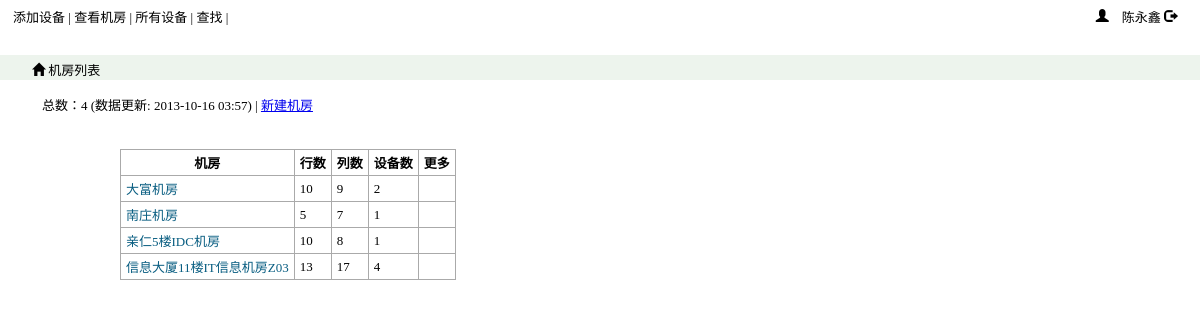
The app's page /roomlist.php with its own data.
### tables this page shows
CREATE TABLE IF NOT EXISTS `device_room` (
  `id` int(11) NOT NULL AUTO_INCREMENT,
  `adddate` date DEFAULT NULL,
  `roomname` varchar(50) DEFAULT NULL,
  `shelfrows` tinyint(4) DEFAULT NULL,
  `shelfcols` tinyint(4) DEFAULT NULL,
  `devsum` int(11) DEFAULT NULL,
  PRIMARY KEY (`id`)
);

### roomlist.php (the view, shortened to what this page needs)
<?php
require("header.php");
require("dbconn.php");
$tblname="device_room";
$room_sql="SELECT * FROM ".$tblname;
$room_pdostmt=$dbh->query($room_sql);
echo "<div class=\"breadcrumb\"><span class=\"glyphicon glyphicon-home\"></span> 机房列表 </div>";
echo "<div class=\"msgbar-top\">";
echo "总数：".$room_pdostmt->rowCount()."  (数据更新: ".date('Y-m-d H:i',time()).") | <a href=\"roomadd.php\">新建机房</a>";
echo "</div>";
echo "<div class=\"container\">";
echo "<table>";
echo "<tr><th>机房</th><th>行数</th><th>列数</th><th>设备数</th><th>更多</th></tr>";
 foreach ($room_pdostmt as $row)
 {
    echo "<tr><td><a href=\"roomview.php?r=".$row[0]."\">".$row[2]."</a></td>";
    echo "<td>".$row[3]."</td><td>".$row[4]."</td><td>".$row[5]."</td></tr>";
 }
?>
</table>
</div>
</body>
</html>

### header.php (shortened to what this page needs)
<?php
	if(stristr($_SERVER["HTTP_ACCEPT"],"application/xhtml+xml")){
	echo('<!DOCTYPE html PUBLIC "-//W3C//DTD XHTML 1.1//EN" "http://www.w3.org/TR/xhtml11/DTD/xhtml11.dtd">');
	} else {
	echo ('<!DOCTYPE html PUBLIC "-//W3C//DTD XHTML 1.0 Strict//EN" "http://www.w3.org/TR/xhtml1/DTD/xhtml1-strict.dtd">');
	}
?>
<html>
	<head>
		<link href="./css/ccbt.css" rel="stylesheet" type="text/css">
	</head>
<body>
<div class="navbar-top">
<a href="devadd.php">添加设备</a> |
<a href="roomlist.php">查看机房</a> |
<a href="devlist.php">所有设备</a> |
<a href="#">查找</a> |
<span class="user">
<span class="glyphicon glyphicon-user"> 陈永鑫 </span>
<span class="glyphicon glyphicon-log-out"></span>
</span>
</div>

### css/ccbt.css (style rules this page uses)
body { margin: 0; font-size: 13px; }
.navbar-top { position: relative; z-index: 100; height: 40px; margin: 0px 10px 0px 10px; padding: 7px 3px 3px 3px; background: #fff; }
.navbar-top a { text-decoration: none; color: #000; }
.navbar-top span.user { float:right; margin: 0 10px; }
.breadcrumb { height: 15px; margin: 5px 0 5px 0; padding: 5px 5px 5px 32px; background: #EDF4ED; }
.msgbar-top { margin: 5px 15px 5px 32px; padding: 10px 5px 15px 10px; }
.container { margin:0 auto; width: 980px; padding: 5px 10px; background: #fff; }
.container table,tr,td,th { font-size:100%; border-collapse: collapse; border: solid 1px #aaa; padding:3px 5px 3px 5px; margin:10px 10px 10px 10px; }
.container table a { text-decoration: none; color: #085D81; }
.glyphicon { position: relative; top: 1px; display: inline-block; font-family: 'Glyphicons Halflings'; -webkit-font-smoothing: antialiased; font-style: normal; font-weight: normal; line-height: 1; }
.glyphicon-user:before { content: "\e008"; }
.glyphicon-home:before { content: "\e021"; }
.glyphicon-log-out:before { content: "\e163"; }

### records on screen
device_room: roomname "大富机房", shelfrows "10", shelfcols "9", devsum "2"
device_room: roomname "南庄机房", shelfrows "5", shelfcols "7", devsum "1"
device_room: roomname "亲仁5楼IDC机房", shelfrows "10", shelfcols "8", devsum "1"
device_room: roomname "信息大厦11楼IT信息机房Z03", shelfrows "13", shelfcols "17", devsum "4"

### other values on screen
$room_pdostmt->rowCount() "4"
